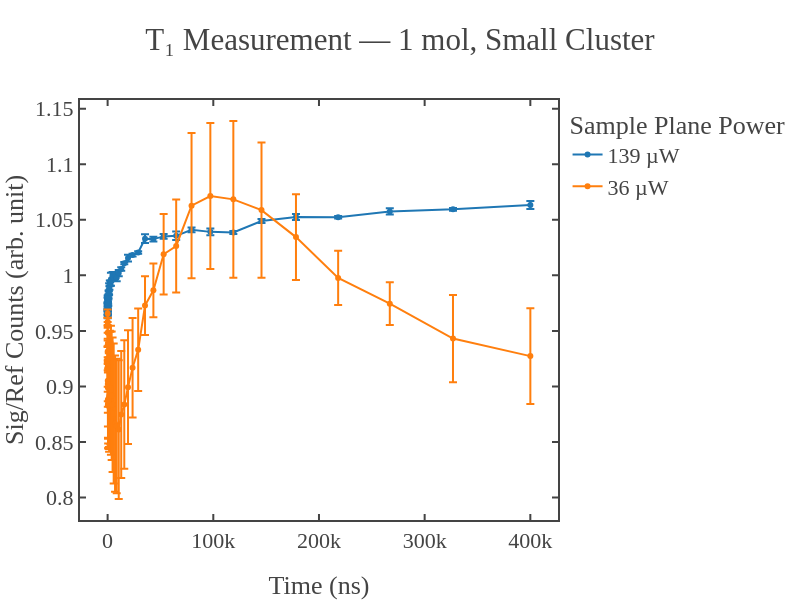
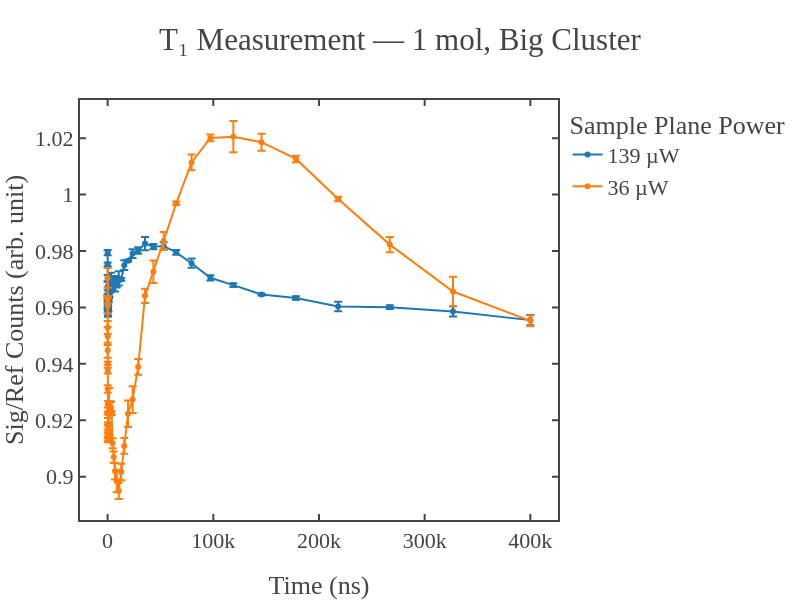
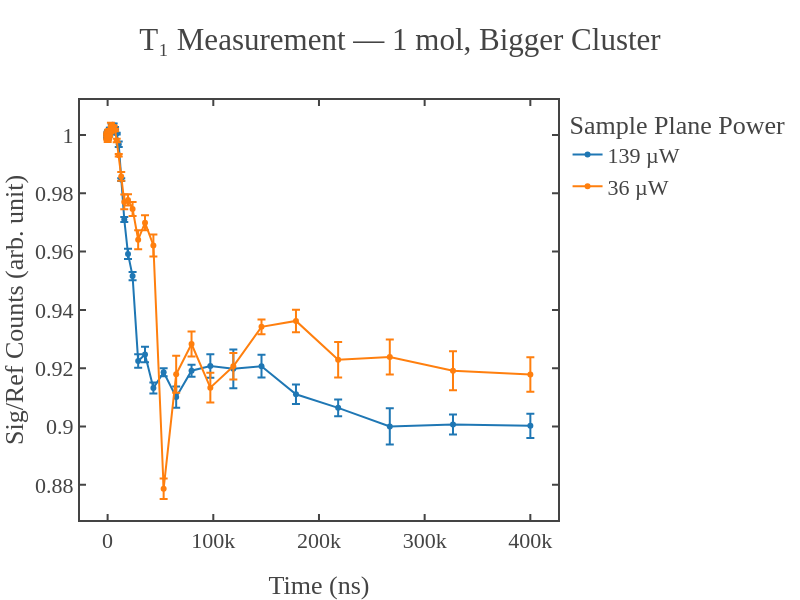
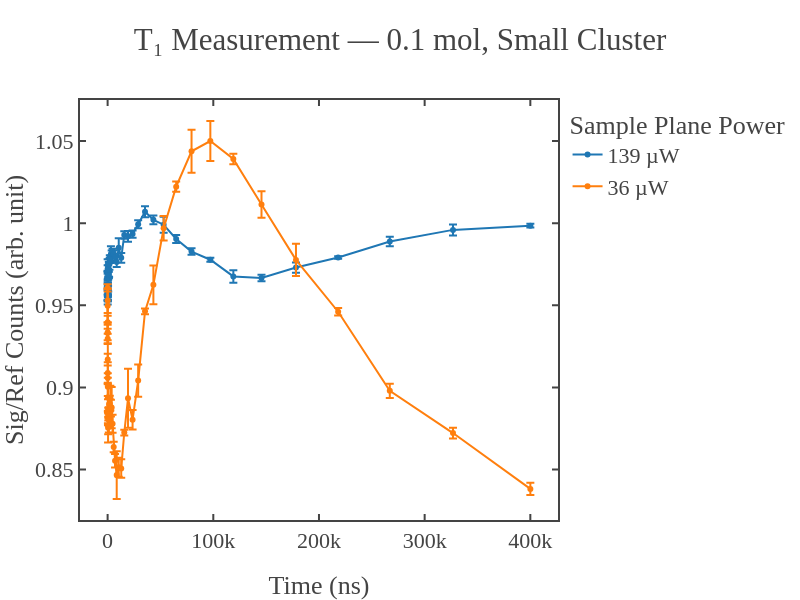

The notebook cell saved with these charts, in order:
### Code cell
# --- Parameters ---
samples = 2000
root_base = r"C:\Users\Administrator\OneDrive\Desktop\Atanu_experiments\T1_measurements\codes\data\2025\Oct_10\citric acid"
mol_levels = ['1 mol', '0.1 mol']
cluster_types = ['small cluster', 'big cluster', 'bigger cluster']
power_folders = ['p_11mW', 'p_3mW']
pulse_folder = 'l_50.0us'
systematic_path = r"systematic\a_5\s_2000"

# --- Loop through each molarity and cluster ---
for mol in mol_levels:
    for cluster in cluster_types:
        print(f"\nProcessing: {mol} → {cluster}")

        fig = go.Figure()

        for power_folder in power_folders:
            try:
                source_power_mW = int(power_folder.split('_')[1].replace('mW', ''))
            except (IndexError, ValueError):
                print(f"Could not extract power from: {power_folder}")
                continue

            sample_power_uW = calibration.get(source_power_mW, None)
            if sample_power_uW is None:
                print(f"No calibration available for {source_power_mW} mW. Skipping.")
                continue

            # Build full path
            cluster_path = os.path.join(root_base, mol, cluster)
            data_path = os.path.join(cluster_path, power_folder, pulse_folder, systematic_path)

            if not os.path.exists(data_path):
                print(f"Path not found: {data_path}")
                continue

            # Load .npz files
            npz_files = sorted([f for f in os.listdir(data_path) if f.endswith('.npz')])
            if len(npz_files) < 3:
                print(f"Less than 3 datasets found in {data_path}. Skipping.")
                continue

            signal_photon_list = []
            time_axis = None

            for npz_file in npz_files[:3]:
                file_path = os.path.join(data_path, npz_file)
                data = dict(np.load(file_path))
                time_axis, signal_photon, _, _ = data_to_time_signal(data, samples, first='signal')
                signal_photon_list.append(signal_photon[1:])  # Skip first point

            signal_array = np.vstack(signal_photon_list)
            mean_signal = np.mean(signal_array, axis=0)
            std_signal = np.std(signal_array, axis=0)

            fig.add_trace(go.Scatter(
                x=time_axis[1:],  # Skip first point
                y=mean_signal,
                mode='markers+lines',
                name=f'{sample_power_uW} µW',
                error_y=dict(
                    type='data',
                    array=std_signal,
                    visible=True
                )
            ))

        # Final layout
        fig.update_layout(
            template=fig_template,
            title=f"T₁ Measurement — {mol}, {cluster.title()}",
            xaxis_title='Time (ns)',
            yaxis_title='Sig/Ref Counts (arb. unit)',
            legend_title='Sample Plane Power',
            height = 600,
            width = 800,
        )

        fig.show()

        # Save
        filename_suffix = "_".join([
            f"{calibration[int(p.split('_')[1].replace('mW', ''))]}uW"
            for p in power_folders
            if int(p.split('_')[1].replace('mW', '')) in calibration
        ])
        safe_cluster = cluster.replace(" ", "_").lower()
        safe_mol = mol.replace(" ", "_").lower()
        output_path = os.path.join(cluster_path, f"t1_plot_{safe_mol}_{safe_cluster}_{filename_suffix}.html")
        fig.write_html(output_path)
        print(f"Saved: {output_path}")
